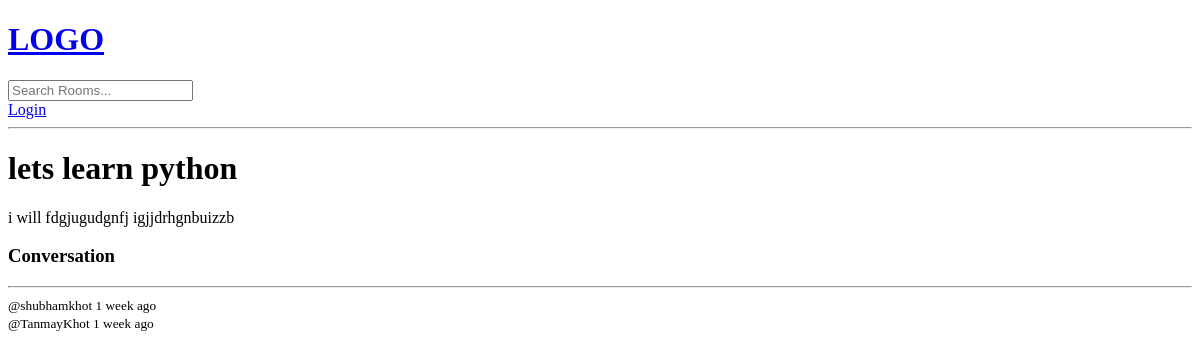
The app's page /room/1/, older data.
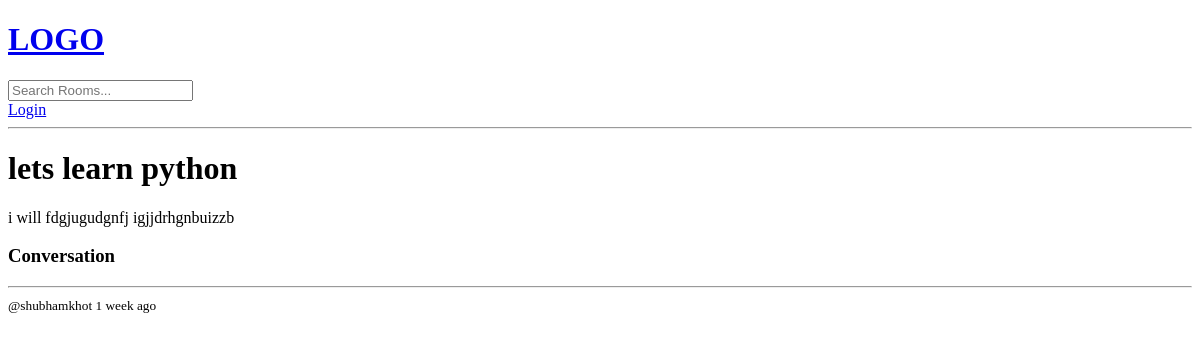
The same page, newer data.
### base/models.py (models this page shows, shortened)
class Message(models.Model):
    user = models.ForeignKey(User, on_delete=models.CASCADE)
    room = models.ForeignKey(Room, on_delete=models.CASCADE)
    body = models.TextField()
    updated = models.DateTimeField(auto_now=True)
    created = models.DateTimeField(auto_now_add=True)

### base/views.py (the view)
def room(request, pk):
    room = Room.objects.get(id=pk)
    room_messages = room.message_set.all()
    context = {'room': room, 'room_messages': room_messages}
    return render(request, 'base/room.html', context)

### base/templates/base/room.html
{% extends 'main.html' %}
{%block content %}
<h1>{{room.name}}</h1>
<p>{{room.description}}</p>
<div class="comment-wrapper">
    <h3>Conversation</h3>
    <hr>
    {% for message in room_messages %}
    <div>
        <small>@{{message.user}}  {{message.created|timesince}} ago </small>
    </div>
    {% endfor %}
</div>
{%endblock %}

Row changes from the older to the newer data that the page shows:
removed Message: user "TanmayKhot", created "1 week"
